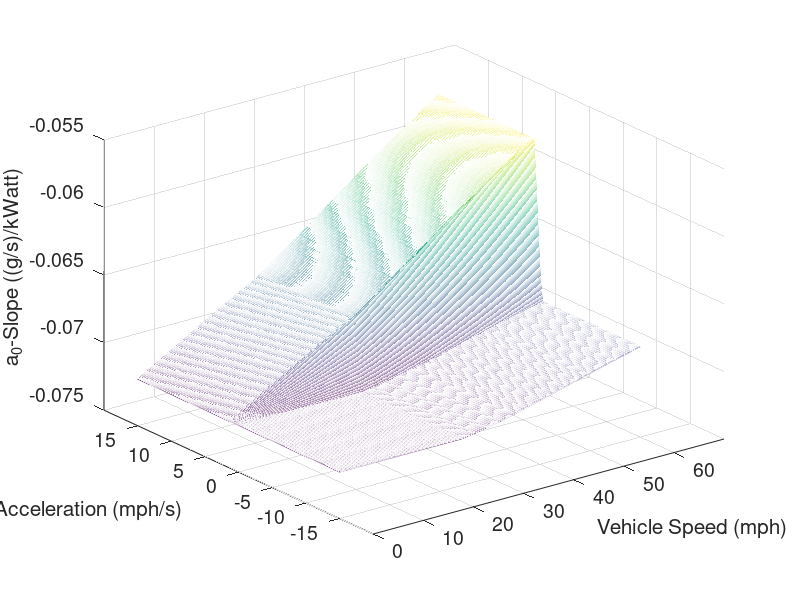

Reproduce this figure in MATLAB. (Note: this script raises an error after producing the figure.)
%%
load('Lookup2.mat')

figure 
% aoM is multiplied by 1e3 to convert to unit of (g/s)/kWatt from
% (g/s)/Watt
mesh(WvMfig/1.61*3.6*Rtire,AvMfig/1.61*3.6*Rtire,aoMfig*1e3)

set(gca,'fontsize',14)
set(gca,'XTick',[0 10 20 30 40 50 60],'YTick',[-15 -10 -5 0 5 10 15])

xlabel('Vehicle Speed (mph)','fontsize',15)
ylabel('Vehicle Acceleration (mph/s)','fontsize',15)
zlabel('a_0-Slope ((g/s)/kWatt)','fontsize',15)
% axis([0 60 -15 15])

%%
x = WvMfig/1.61*3.6*Rtire;
y = AvMfig/1.61*3.6*Rtire;
z = boList*1e3; 

%%
deSamp = 5;
xxx = x(1:deSamp:end);
yyy = y(121:181); % 165:deSamp:end, 101:201, 145:163 121:181
zzz = z(121:181, 1:deSamp:end);
%%
figure
[yy, xx] = meshgrid(x, y);   
h = surf(yy, xx, z);
set(h,'LineStyle','none')
% colormap jet

%%
wVehList = reshape(xx, [], 1);
aVehList = reshape(yy, [], 1);
a0VehList = reshape(z, [], 1);
%%
% meshgrid x y z
listNum = numel(wVehList);
zFit = [ones(listNum, 1), wVehList, aVehList, wVehList.^2, wVehList.*aVehList, ...
    aVehList.^2, wVehList.^3, wVehList.^2.*aVehList, ];
f = @(x, y) p00 + p10*x + p01*y + p20*x^2 + p11*x*y + p02*y^2 + ...
    p30*x^3 + p21*x^2*y+ p12*x*y^2 + p03*y^3 + p40*x^4 + p31*x^3*y + ...
    p22*x^2*y^2+ p13*x*y^3 + p04*y^4 + p50*x^5 + p41*x^4*y + p32*x^3*y^2+ ...
    p23*x^2*y^3 + p14*x*y^4;


sf = fit([x, y], z, 'poly22');
% plot(sf, [x, y], z)
